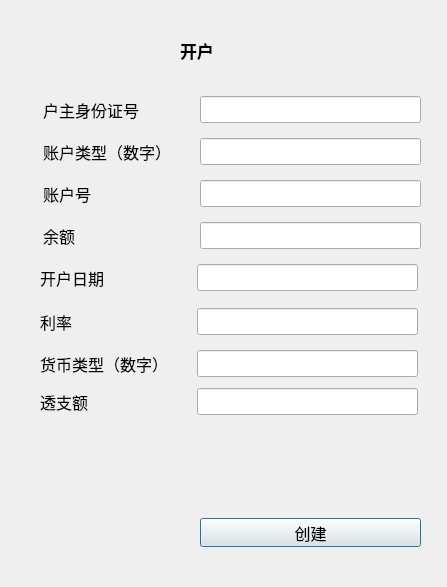
<?xml version="1.0" encoding="UTF-8"?>
<ui version="4.0">
 <class>addAccount</class>
 <widget class="QDialog" name="addAccount">
  <property name="geometry">
   <rect>
    <x>0</x>
    <y>0</y>
    <width>447</width>
    <height>587</height>
   </rect>
  </property>
  <property name="windowTitle">
   <string>Dialog</string>
  </property>
  <widget class="QLabel" name="label_7">
   <property name="geometry">
    <rect>
     <x>40</x>
     <y>350</y>
     <width>150</width>
     <height>27</height>
    </rect>
   </property>
   <property name="font">
    <font>
     <pointsize>12</pointsize>
    </font>
   </property>
   <property name="text">
    <string>货币类型（数字）</string>
   </property>
  </widget>
  <widget class="QLineEdit" name="rate">
   <property name="geometry">
    <rect>
     <x>197</x>
     <y>308</y>
     <width>221</width>
     <height>27</height>
    </rect>
   </property>
   <property name="font">
    <font>
     <pointsize>12</pointsize>
    </font>
   </property>
  </widget>
  <widget class="QLabel" name="label_6">
   <property name="geometry">
    <rect>
     <x>40</x>
     <y>264</y>
     <width>150</width>
     <height>27</height>
    </rect>
   </property>
   <property name="font">
    <font>
     <pointsize>12</pointsize>
    </font>
   </property>
   <property name="text">
    <string>开户日期</string>
   </property>
  </widget>
  <widget class="QLabel" name="label_3">
   <property name="geometry">
    <rect>
     <x>43</x>
     <y>180</y>
     <width>150</width>
     <height>27</height>
    </rect>
   </property>
   <property name="font">
    <font>
     <pointsize>12</pointsize>
    </font>
   </property>
   <property name="text">
    <string>账户号</string>
   </property>
  </widget>
  <widget class="QLineEdit" name="account_type">
   <property name="geometry">
    <rect>
     <x>200</x>
     <y>138</y>
     <width>221</width>
     <height>27</height>
    </rect>
   </property>
   <property name="font">
    <font>
     <pointsize>12</pointsize>
    </font>
   </property>
  </widget>
  <widget class="QLabel" name="label_8">
   <property name="geometry">
    <rect>
     <x>40</x>
     <y>388</y>
     <width>150</width>
     <height>27</height>
    </rect>
   </property>
   <property name="font">
    <font>
     <pointsize>12</pointsize>
    </font>
   </property>
   <property name="text">
    <string>透支额</string>
   </property>
  </widget>
  <widget class="QLineEdit" name="overdraft">
   <property name="geometry">
    <rect>
     <x>197</x>
     <y>388</y>
     <width>221</width>
     <height>27</height>
    </rect>
   </property>
   <property name="font">
    <font>
     <pointsize>12</pointsize>
    </font>
   </property>
  </widget>
  <widget class="QLineEdit" name="id">
   <property name="geometry">
    <rect>
     <x>200</x>
     <y>96</y>
     <width>221</width>
     <height>27</height>
    </rect>
   </property>
   <property name="font">
    <font>
     <pointsize>12</pointsize>
    </font>
   </property>
   <property name="text">
    <string/>
   </property>
  </widget>
  <widget class="QLabel" name="label_2">
   <property name="geometry">
    <rect>
     <x>43</x>
     <y>138</y>
     <width>150</width>
     <height>27</height>
    </rect>
   </property>
   <property name="font">
    <font>
     <pointsize>12</pointsize>
    </font>
   </property>
   <property name="text">
    <string>账户类型（数字）</string>
   </property>
  </widget>
  <widget class="QLabel" name="label_9">
   <property name="geometry">
    <rect>
     <x>40</x>
     <y>308</y>
     <width>150</width>
     <height>27</height>
    </rect>
   </property>
   <property name="font">
    <font>
     <pointsize>12</pointsize>
    </font>
   </property>
   <property name="text">
    <string>利率</string>
   </property>
  </widget>
  <widget class="QLabel" name="label_4">
   <property name="geometry">
    <rect>
     <x>43</x>
     <y>222</y>
     <width>150</width>
     <height>27</height>
    </rect>
   </property>
   <property name="font">
    <font>
     <pointsize>12</pointsize>
    </font>
   </property>
   <property name="text">
    <string>余额</string>
   </property>
  </widget>
  <widget class="QLabel" name="label_5">
   <property name="geometry">
    <rect>
     <x>180</x>
     <y>40</y>
     <width>111</width>
     <height>21</height>
    </rect>
   </property>
   <property name="font">
    <font>
     <family>Bahnschrift SemiCondensed</family>
     <pointsize>13</pointsize>
     <weight>75</weight>
     <bold>true</bold>
    </font>
   </property>
   <property name="text">
    <string>开户</string>
   </property>
  </widget>
  <widget class="QLineEdit" name="currency_type">
   <property name="geometry">
    <rect>
     <x>197</x>
     <y>350</y>
     <width>221</width>
     <height>27</height>
    </rect>
   </property>
   <property name="font">
    <font>
     <pointsize>12</pointsize>
    </font>
   </property>
  </widget>
  <widget class="QLineEdit" name="brance">
   <property name="geometry">
    <rect>
     <x>200</x>
     <y>222</y>
     <width>221</width>
     <height>27</height>
    </rect>
   </property>
   <property name="font">
    <font>
     <pointsize>12</pointsize>
    </font>
   </property>
  </widget>
  <widget class="QPushButton" name="CreateBtn">
   <property name="geometry">
    <rect>
     <x>200</x>
     <y>518</y>
     <width>221</width>
     <height>29</height>
    </rect>
   </property>
   <property name="font">
    <font>
     <pointsize>12</pointsize>
    </font>
   </property>
   <property name="autoFillBackground">
    <bool>true</bool>
   </property>
   <property name="text">
    <string>创建</string>
   </property>
  </widget>
  <widget class="QLineEdit" name="start_date">
   <property name="geometry">
    <rect>
     <x>197</x>
     <y>264</y>
     <width>221</width>
     <height>27</height>
    </rect>
   </property>
   <property name="font">
    <font>
     <pointsize>12</pointsize>
    </font>
   </property>
   <property name="text">
    <string/>
   </property>
  </widget>
  <widget class="QLabel" name="label">
   <property name="geometry">
    <rect>
     <x>43</x>
     <y>96</y>
     <width>150</width>
     <height>27</height>
    </rect>
   </property>
   <property name="font">
    <font>
     <pointsize>12</pointsize>
    </font>
   </property>
   <property name="text">
    <string>户主身份证号</string>
   </property>
  </widget>
  <widget class="QLineEdit" name="account_id">
   <property name="geometry">
    <rect>
     <x>200</x>
     <y>180</y>
     <width>221</width>
     <height>27</height>
    </rect>
   </property>
   <property name="font">
    <font>
     <pointsize>12</pointsize>
    </font>
   </property>
  </widget>
 </widget>
 <resources/>
 <connections/>
</ui>
